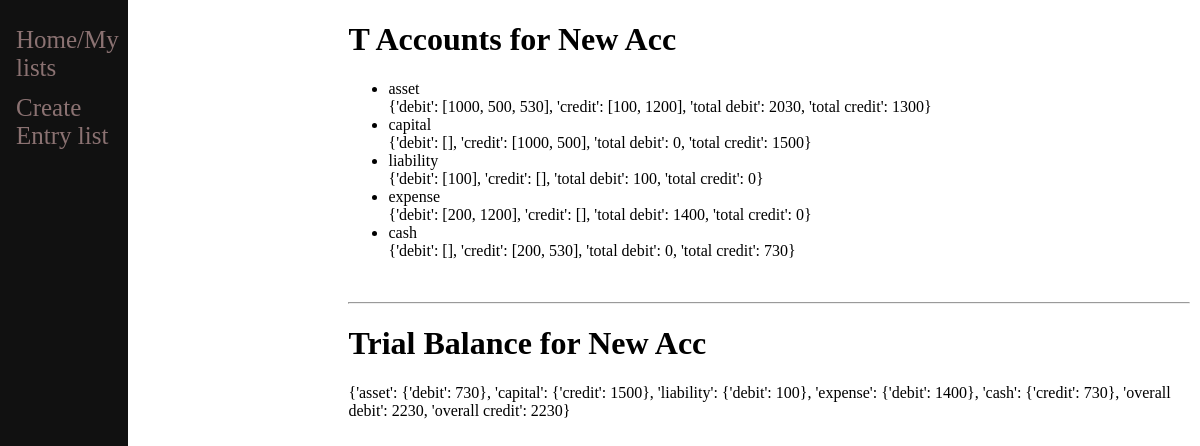
Screenshot of /1/ledger/ with the database file from the repository.
### journal/models.py (models this page shows, shortened)
class my_journal(models.Model):
	text = models.CharField(max_length=30)

class debit(models.Model):
	journal_list = models.ForeignKey(my_journal,on_delete=models.CASCADE)
	dbt = models.CharField(max_length=30)
	dbt_amount = models.IntegerField()

class credit(models.Model):
	contra_trans = models.ForeignKey(debit, on_delete=models.CASCADE)
	cdt = models.CharField(max_length=30)
	cdt_amount = models.IntegerField()

### journal/views.py (the view)
# urls.py: path('<int:id>/ledger/',views.ledger,name='ledger'),
def ledger(response,id):
    cnt = my_journal.objects.get(id=id)
    t_accounts = {}
    trial_balance = {}
    left,right = 0,0
    for item in cnt.debit_set.all():
        newItem = item.credit_set.first()
        if item.dbt not in t_accounts:
            t_accounts[item.dbt] = {}
            t_accounts[item.dbt]['debit'] = []
            t_accounts[item.dbt]['credit'] = []
            t_accounts[item.dbt]['total debit'] = 0
            t_accounts[item.dbt]['total credit'] = 0
        if newItem.cdt not in t_accounts:
            t_accounts[newItem.cdt] = {}
            t_accounts[newItem.cdt]['debit'] = []
            t_accounts[newItem.cdt]['credit'] = []
            t_accounts[newItem.cdt]['total debit'] = 0
            t_accounts[newItem.cdt]['total credit'] = 0
        t_accounts[item.dbt]['debit'].append(item.dbt_amount)
        t_accounts[newItem.cdt]['credit'].append(newItem.cdt_amount)
        t_accounts[item.dbt]['total debit'] += item.dbt_amount
        t_accounts[newItem.cdt]['total credit'] += newItem.cdt_amount
    for transaction in t_accounts:
        trial_balance[f'{transaction}'] = {}
        if t_accounts[transaction]['total debit'] > t_accounts[transaction]['total credit']:
            amount = t_accounts[transaction]['total debit'] - t_accounts[transaction]['total credit']
            trial_balance[f'{transaction}']['debit'] = amount
            left += amount
        else:
            amount = t_accounts[transaction]['total credit'] - t_accounts[transaction]['total debit']
            trial_balance[f'{transaction}']['credit'] = amount
            right += amount
    trial_balance['overall debit'] = left
    trial_balance['overall credit'] = right
    return render(response, 'journal/ledger.html', {'cnt':cnt,'t_accounts':t_accounts,'tb':trial_balance})
    """ FIX THE SUM OF DEBITS AND CREDIT FOR EACH TRANSACTION """

### journal/templates/journal/ledger.html (shortened to what this page needs)
{% extends 'journal/base.html' %}
{% block content %}
<h1>T Accounts for {{cnt.text}}</h1>
<ul>
    {% for key,value in t_accounts.items %}
        <li>{{key}}<br>{{value}}</li>
    {% endfor %}
</ul>
<br>
<hr>
<h1>Trial Balance for {{cnt.text}}</h1>
{{tb}}
{% endblock %}

### journal/templates/journal/base.html (style rules this page uses)
body { display: flex; margin: 0; padding: 0; gap: 50px; }

### rows the page displays
my_journal: text "New Acc"
debit: t_accounts "asset"
credit: t_accounts "capital"
debit: t_accounts "liability"
debit: t_accounts "expense"
credit: t_accounts "cash"

### other values shown
{{ value }} "{'debit': [1000, 500, 530], 'credit': [100, 1200], 'total debit': 2030, 'total credit': 1300}" "{'debit': [], 'credit': [1000, 500], 'total debit': 0, 'total credit': 1500}" "{'debit': [100], 'credit': [], 'total debit': 100, 'total credit': 0}" "{'debit': [200, 1200], 'credit': [], 'total debit': 1400, 'total credit': 0}" "{'debit': [], 'credit': [200, 530], 'total debit': 0, 'total credit': 730}"
{{ tb }} "{'asset': {'debit': 730}, 'capital': {'credit': 1500}, 'liability': {'debit': 100}, 'expense': {'debit': 1400}, 'cash': {'credit': 730}, 'overall debit': 2230, 'overall credit': 2230}"
